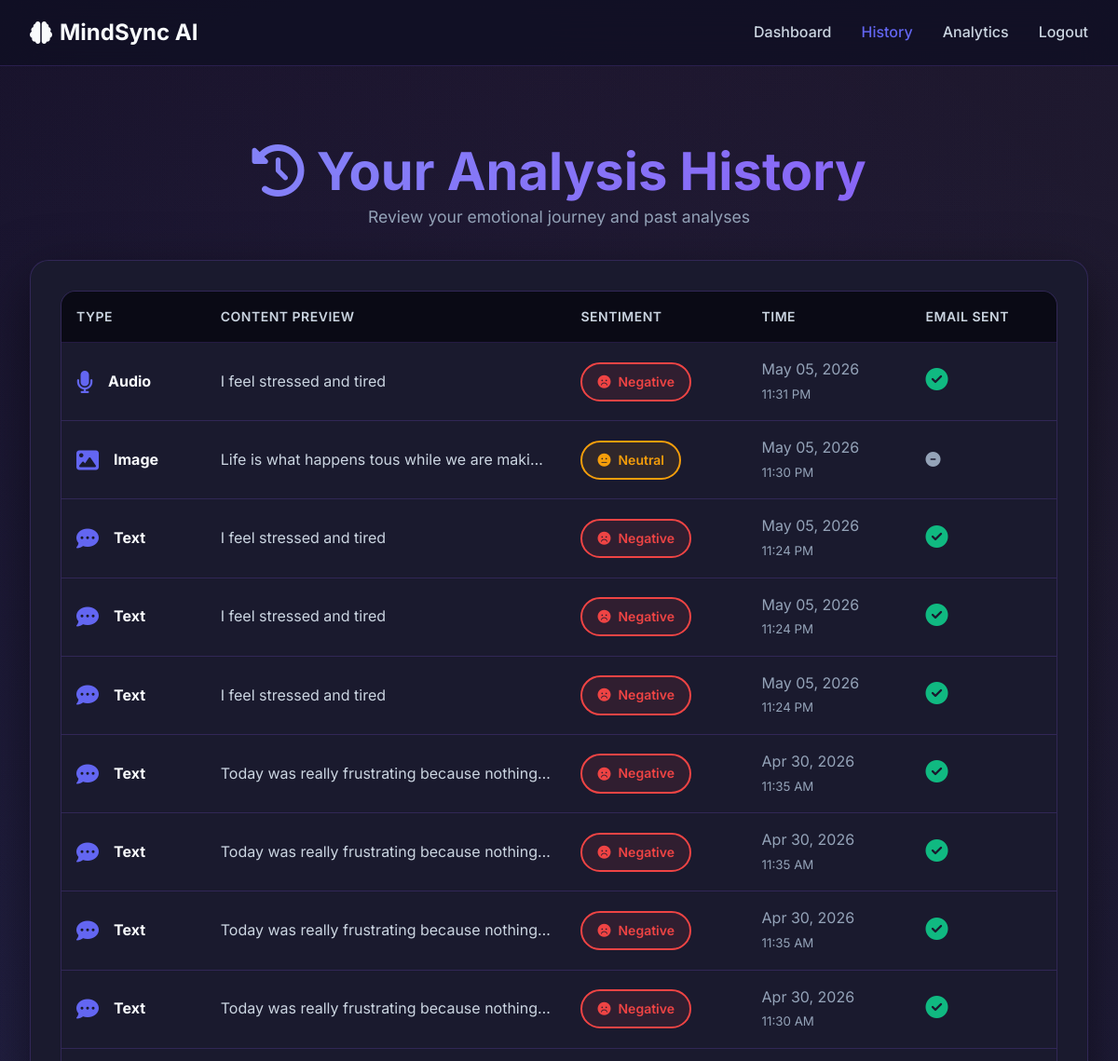
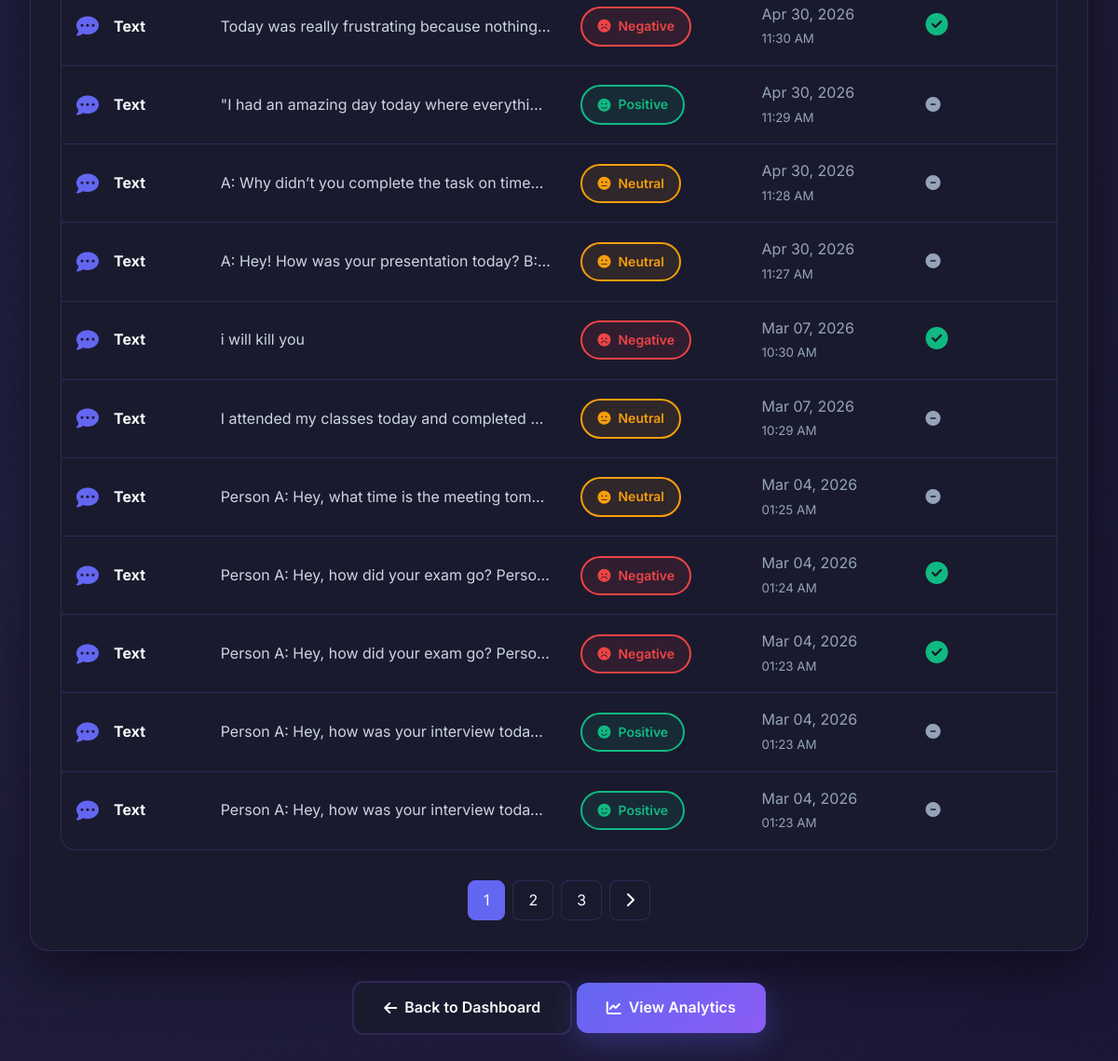
The app's page /history (signed in) with its own data (2 pictures, top to bottom).
### models.py (models this page shows, shortened)
class Prediction(db.Model):
    __tablename__ = 'predictions'
    id = db.Column(db.Integer, primary_key=True)
    user_id = db.Column(db.Integer, db.ForeignKey('users.id'), nullable=False)
    analysis_type = db.Column(db.String(50), nullable=False)  # text, image, audio
    input_data = db.Column(db.Text, nullable=False)
    sentiment = db.Column(db.String(50), nullable=False)  # positive, neutral, negative
    suggestion = db.Column(db.Text)
    email_sent = db.Column(db.Boolean, default=False)
    timestamp = db.Column(db.DateTime, default=lambda: datetime.now(pytz.timezone('Asia/Kolkata')))

### app.py (the view)
@app.route('/history')
@login_required
def history():
    page = request.args.get('page', 1, type=int)
    per_page = 20
    predictions = Prediction.query.filter_by(user_id=current_user.id).order_by(Prediction.timestamp.desc()).paginate(page=page, per_page=per_page, error_out=False)
    return render_template('history.html', predictions=predictions)

### app.py (called while the page is built)
@login_manager.user_loader
def load_user(user_id):
    return User.query.get(int(user_id))

### templates/history.html (shortened to what this page needs)
{% extends "base.html" %}
{% block content %}
<section class="section">
    <div class="container">
        <div class="text-center mb-4">
            <h1><i class="fas fa-history"></i> Your Analysis History</h1>
            <p style="font-size: 1.1rem; color: var(--text-muted);">
                Review your emotional journey and past analyses
            </p>
        </div>
        <div class="card">
            <div class="table-container">
                <table>
                    <thead>
                        <tr>
                            <th>Type</th>
                            <th>Content Preview</th>
                            <th>Sentiment</th>
                            <th>Time</th>
                            <th>Email Sent</th>
                        </tr>
                    </thead>
                    <tbody>
                        {% if predictions.items %}
                            {% for pred in predictions.items %}
                            <tr>
                                <td>
                                    <div class="d-flex align-center gap-2">
                                        <i class="fas fa-{{ 'comment-dots' if pred.analysis_type == 'text' else 'image' if pred.analysis_type == 'image' else 'microphone' }}"
                                           style="font-size: 1.5rem; color: var(--primary);"></i>
                                        <strong>{{ pred.analysis_type.title() }}</strong>
                                    </div>
                                </td>
                                <td style="max-width: 300px;">
                                    <p style="color: var(--text-secondary); margin: 0; overflow: hidden; text-overflow: ellipsis; white-space: nowrap;">
                                        {{ pred.input_data[:80] }}{% if pred.input_data|length > 80 %}...{% endif %}
                                    </p>
                                </td>
                                <td>
                                    <span class="sentiment-badge sentiment-{{ pred.sentiment }}">
                                        {% if pred.sentiment == 'positive' %}
                                            <i class="fas fa-smile"></i>
                                        {% elif pred.sentiment == 'neutral' %}
                                            <i class="fas fa-meh"></i>
                                        {% else %}
                                            <i class="fas fa-frown"></i>
                                        {% endif %}
                                        {{ pred.sentiment.title() }}
                                    </span>
                                </td>
                                <td style="color: var(--text-muted);">
                                    {{ pred.timestamp.strftime('%b %d, %Y') }}<br>
                                    <small>{{ pred.timestamp.strftime('%I:%M %p') }}</small>
                                </td>
                                <td>
                                    {% if pred.email_sent %}
                                        <i class="fas fa-check-circle" style="color: var(--success); font-size: 1.5rem;"></i>
                                    {% else %}
                                        <i class="fas fa-minus-circle" style="color: var(--text-muted);"></i>
                                    {% endif %}
                                </td>
                            </tr>
                            {% endfor %}
                        {% endif %}
                    </tbody>
                </table>
            </div>
            {% if predictions.pages > 1 %}
            <div class="pagination">
                {% for page_num in predictions.iter_pages(left_edge=1, right_edge=1, left_current=2, right_current=2) %}
                    {% if page_num %}
                        <a href="{{ url_for('history', page=page_num) }}"
                           class="page-link {% if page_num == predictions.page %}active{% endif %}">
                            {{ page_num }}
                        </a>
                    {% else %}
                        <span class="page-link" style="cursor: default;">...</span>
                    {% endif %}
                {% endfor %}
                {% if predictions.has_next %}
                    <a href="{{ url_for('history', page=predictions.next_num) }}" class="page-link">
                        <i class="fas fa-chevron-right"></i>
                    </a>
                {% endif %}
            </div>
            {% endif %}
        </div>
        <div class="text-center mt-4">
            <a href="{{ url_for('dashboard') }}" class="btn btn-secondary">
                <i class="fas fa-arrow-left"></i>
                Back to Dashboard
            </a>
            <a href="{{ url_for('analytics') }}" class="btn btn-primary">
                <i class="fas fa-chart-line"></i>
                View Analytics
            </a>
        </div>
    </div>
</section>
{% endblock %}

### static/css/style.css (style rules this page uses)
:root { --primary: #6366f1; --primary-dark: #4f46e5; --primary-light: #818cf8; --secondary: #8b5cf6; --accent: #ec4899; --success: #10b981; --warning: #f59e0b; --danger: #ef4444; --neutral: #6b7280; --bg-dark: #0f0f23; --bg-darker: #0a0a15; --bg-card: #1a1a2e; --bg-card-hover: #25254d; --text-primary: #f8fafc; --text-secondary: #cbd5e1; --text-muted: #94a3b8; --border: rgba(139, 92, 246, 0.2); --shadow: 0 20px 60px rgba(0, 0, 0, 0.5); --shadow-lg: 0 30px 80px rgba(0, 0, 0, 0.6); --transition: all 0.3s cubic-bezier(0.4, 0, 0.2, 1); --transition-slow: all 0.5s cubic-bezier(0.4, 0, 0.2, 1); }
* { margin: 0; padding: 0; box-sizing: border-box; }
html { scroll-behavior: smooth; }
body { font-family: 'Inter', -apple-system, BlinkMacSystemFont, 'Segoe UI', Roboto, sans-serif; background: var(--bg-dark); color: var(--text-primary); line-height: 1.6; overflow-x: hidden; }
h1, h2, h3, h4, h5, h6 { font-weight: 700; line-height: 1.2; background: linear-gradient(135deg, var(--primary-light), var(--secondary)); -webkit-background-clip: text; -webkit-text-fill-color: transparent; background-clip: text; }
h1 { font-size: 3.5rem; }
.btn { padding: 0.875rem 2rem; border: none; border-radius: 12px; font-size: 1rem; font-weight: 600; cursor: pointer; transition: var(--transition); text-decoration: none; display: inline-flex; align-items: center; gap: 0.5rem; position: relative; overflow: hidden; z-index: 10; }
.btn::before { content: ''; position: absolute; top: 50%; left: 50%; width: 0; height: 0; border-radius: 50%; background: rgba(255, 255, 255, 0.1); transform: translate(-50%, -50%); transition: width 0.6s, height 0.6s; pointer-events: none; }
.btn-primary { background: linear-gradient(135deg, var(--primary), var(--secondary)); color: white; box-shadow: 0 10px 30px rgba(99, 102, 241, 0.3); }
.btn-secondary { background: var(--bg-card); color: var(--text-primary); border: 2px solid var(--border); }
.card { background: var(--bg-card); border: 1px solid var(--border); border-radius: 20px; padding: 2rem; box-shadow: var(--shadow); transition: var(--transition); position: relative; overflow: hidden; }
.card::before { content: ''; position: absolute; top: 0; left: 0; width: 100%; height: 100%; background: linear-gradient(135deg, rgba(99, 102, 241, 0.05), rgba(139, 92, 246, 0.05)); opacity: 0; transition: var(--transition); pointer-events: none; }
.container { max-width: 1400px; margin: 0 auto; padding: 0 2rem; }
.section { padding: 5rem 0; }
.sentiment-badge { display: inline-flex; align-items: center; gap: 0.5rem; padding: 0.5rem 1rem; border-radius: 50px; font-weight: 600; font-size: 0.875rem; }
.sentiment-positive { background: rgba(16, 185, 129, 0.1); color: var(--success); border: 2px solid var(--success); }
.sentiment-neutral { background: rgba(245, 158, 11, 0.1); color: var(--warning); border: 2px solid var(--warning); }
.sentiment-negative { background: rgba(239, 68, 68, 0.1); color: var(--danger); border: 2px solid var(--danger); }
.table-container { background: var(--bg-card); border: 1px solid var(--border); border-radius: 16px; overflow: hidden; }
table { width: 100%; border-collapse: collapse; }
thead { background: var(--bg-darker); }
th { padding: 1rem; text-align: left; font-weight: 600; color: var(--text-secondary); text-transform: uppercase; font-size: 0.875rem; letter-spacing: 0.5px; }
td { padding: 1rem; border-top: 1px solid var(--border); }
tr { transition: var(--transition); }
.pagination { display: flex; justify-content: center; gap: 0.5rem; margin-top: 2rem; }
.page-link { padding: 0.5rem 1rem; background: var(--bg-card); border: 1px solid var(--border); border-radius: 8px; color: var(--text-primary); text-decoration: none; transition: var(--transition); }
.page-link.active { background: var(--primary); border-color: var(--primary); }
.text-center { text-align: center; }
.mt-4 { margin-top: 2rem; }
.mb-4 { margin-bottom: 2rem; }
.d-flex { display: flex; }
.align-center { align-items: center; }
.gap-2 { gap: 1rem; }

### records on screen
Prediction: analysis_type "Audio", input_data "I feel stressed and tired", sentiment "Negative", timestamp "May 05, 2026", timestamp "11:31 PM", email_sent True (drawn)
Prediction: analysis_type "Image", input_data "Life is what happens tous while we are maki…", sentiment "Neutral", timestamp "May 05, 2026", timestamp "11:30 PM", email_sent False (drawn)
Prediction: analysis_type "Text", input_data "I feel stressed and tired", sentiment "Negative", timestamp "May 05, 2026", timestamp "11:24 PM", email_sent True (drawn)
Prediction: analysis_type "Text", input_data "I feel stressed and tired", sentiment "Negative", timestamp "May 05, 2026", timestamp "11:24 PM", email_sent True (drawn)
Prediction: analysis_type "Text", input_data "I feel stressed and tired", sentiment "Negative", timestamp "May 05, 2026", timestamp "11:24 PM", email_sent True (drawn)
Prediction: analysis_type "Text", input_data "Today was really frustrating because nothing…", sentiment "Negative", timestamp "Apr 30, 2026", timestamp "11:35 AM", email_sent True (drawn)
Prediction: analysis_type "Text", input_data "Today was really frustrating because nothing…", sentiment "Negative", timestamp "Apr 30, 2026", timestamp "11:35 AM", email_sent True (drawn)
Prediction: analysis_type "Text", input_data "Today was really frustrating because nothing…", sentiment "Negative", timestamp "Apr 30, 2026", timestamp "11:35 AM", email_sent True (drawn)
Prediction: analysis_type "Text", input_data "Today was really frustrating because nothing…", sentiment "Negative", timestamp "Apr 30, 2026", timestamp "11:30 AM", email_sent True (drawn)
Prediction: analysis_type "Text", input_data "Today was really frustrating because nothing…", sentiment "Negative", timestamp "Apr 30, 2026", timestamp "11:30 AM", email_sent True (drawn)
Prediction: analysis_type "Text", input_data "\"I had an amazing day today where everythin…", sentiment "Positive", timestamp "Apr 30, 2026", timestamp "11:29 AM", email_sent False (drawn)
Prediction: analysis_type "Text", input_data "A: Why didn’t you complete the task on time?…", sentiment "Neutral", timestamp "Apr 30, 2026", timestamp "11:28 AM", email_sent False (drawn)
Prediction: analysis_type "Text", input_data "A: Hey! How was your presentation today? B:…", sentiment "Neutral", timestamp "Apr 30, 2026", timestamp "11:27 AM", email_sent False (drawn)
Prediction: analysis_type "Text", input_data "i will kill you", sentiment "Negative", timestamp "Mar 07, 2026", timestamp "10:30 AM", email_sent True (drawn)
Prediction: analysis_type "Text", input_data "I attended my classes today and completed…", sentiment "Neutral", timestamp "Mar 07, 2026", timestamp "10:29 AM", email_sent False (drawn)
Prediction: analysis_type "Text", input_data "Person A: Hey, what time is the meeting tom…", sentiment "Neutral", timestamp "Mar 04, 2026", timestamp "01:25 AM", email_sent False (drawn)
Prediction: analysis_type "Text", input_data "Person A: Hey, how did your exam go? Perso…", sentiment "Negative", timestamp "Mar 04, 2026", timestamp "01:24 AM", email_sent True (drawn)
Prediction: analysis_type "Text", input_data "Person A: Hey, how did your exam go? Perso…", sentiment "Negative", timestamp "Mar 04, 2026", timestamp "01:23 AM", email_sent True (drawn)
Prediction: analysis_type "Text", input_data "Person A: Hey, how was your interview toda…", sentiment "Positive", timestamp "Mar 04, 2026", timestamp "01:23 AM", email_sent False (drawn)
Prediction: analysis_type "Text", input_data "Person A: Hey, how was your interview toda…", sentiment "Positive", timestamp "Mar 04, 2026", timestamp "01:23 AM", email_sent False (drawn)

### other values on screen
{{ page_num }} "1" "2" "3"
